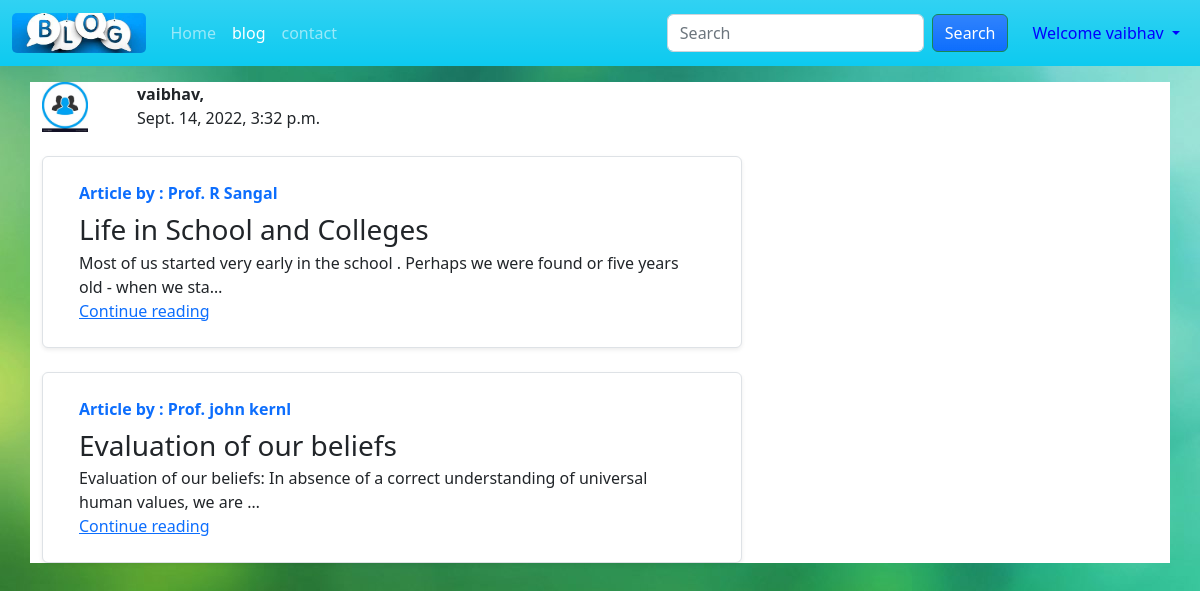
The app's page /profile (signed in) with its own data.
### myapp/models.py (models this page shows, shortened)
class Post(models.Model):
    sno = models.AutoField(primary_key=True)
    uname = models.CharField(max_length=30)
    title = models.CharField(max_length=60)
    content = models.TextField()
    author = models.CharField(max_length=60)
    slug = models.CharField(max_length=130)
    timestamp= models.DateTimeField(default=now)

### myapp/views.py (the view)
# urls.py: path('profile' , profile , name='profile'),
def profile(request):
    A = request.user.username
    alter = Post.objects.filter(uname = A)
    context = {'user':request.user , 'alter':alter}
    return render(request , 'blog/profile.html' , context)

### myapp/templates/blog/profile.html (shortened to what this page needs)
{% extends 'base.html' %}
{% block blogactive %} active {% endblock blogactive %}
{%load static %}
{% block body %}
<div class="container my-3" style="background-color:white ;">
    <div class="row my-3">
        <div class="col-md-1 "><img src="/static/user.jpg" alt="img" style="height: 50px;"></div>
        <div class="col-md-11 "><b> {{user.username}}, </b>
         <div> {{user.date_joined}}</div>
       </div>
     </div>
    <div class="container">
        {% for post in alter %}
     <div class="row no-gutters border rounded overflow-hidden flex-md-row my-4 shadow-sm h-md-250 position-relative container my-3" style="width: 700px;text-align: left;background-color: white;">
         <div class="col p-4 d-flex flex-column position-static">
           <strong class="d-inline-block mb-2 text-primary">Article by : {{post.author}}</strong>
           <div><h3 class="mb-0">{{ post.title }}</h3>
            </div>
           <p class="card-text mb-auto">{{post.content | truncatechars:100 }}</p>
           <div><a href="{{post.slug}}?sr='yes'" class="stretched-link">Continue reading</a></div>
         </div>
         <div class="col-auto d-none d-lg-block">
         </div>
       </div>
       {% endfor %}
     </div>
</div>
{% endblock body %}

### myapp/templates/base.html (shortened to what this page needs)
{% load static %}
<!DOCTYPE html>
<html lang="en">
<head>
    <link rel="stylesheet" href="{% static 'bootstrap-5.2.0-dist\css\bootstrap.min.css' %}">
</head>
<body>
  <nav class="navbar navbar-expand-lg navbar-dark bg-info bg-gradient">
    <div class="container-fluid">
      <a class="navbar-brand" href=""><img src="{% static 'index.jpg' %}" alt="" style="height: 40px; border-radius: 5px;"></a>
      <div class="collapse navbar-collapse" id="navbarSupportedContent">
        <ul class="navbar-nav me-auto mb-2 mb-lg-0">
          <li class="nav-item ">
            <a class="nav-link {% block homeactive %}{% endblock homeactive %}   " aria-current="" href="home">Home</a>
          </li>
          <li class="nav-item">
            <a class="nav-link {% block blogactive %}{% endblock blogactive %}" href="blog_home">blog</a>
          </li>
          <li class="nav-item ">
            <a class="nav-link {% block contactactive %}{% endblock contactactive %} " href="contact">contact</a>
          </li>
        </ul>
        <form method="get" action="search" class="d-flex mx-3
        " role="search">
          <input class="form-control me-2" type="search" placeholder="Search" aria-label="Search" name="query" id="query">
          <button class="btn btn-success bg-primary bg-gradient " type="submit">Search</button>
        </form>
<div>
  {% if user.is_authenticated %}
  <ul class="navbar-nav me-auto mb-2 mb-lg-0 ">
  <li class="nav-item dropdown ">
    <a class="nav-link dropdown-toggle " href="#" role="button" data-bs-toggle="dropdown" aria-expanded="false" style="color :blue;"> Welcome  {{request.user}}
    </a>
  </li></ul>
  {% else %}
      <button type="button" class="btn btn-success bg-primary bg-gradient " data-bs-toggle="modal" data-bs-target="#Register">
      Register
      </button>
  {% endif %}
</div>
      </div>
    </div>
  </nav>
      {% block body %}
      {% endblock body %}
</body>
</html>

### records on screen
Post: author "Prof. R Sangal", title "Life in School and Colleges", content "Most of us started very early in the school . Perhaps we were found or five years old - when we sta…"
Post: author "Prof. john kernl", title "Evaluation of our beliefs", content "Evaluation of our beliefs: In absence of a correct understanding of universal human values, we are …"

### other values on screen
{{ request.user }} "vaibhav"
{{ user.username }} "vaibhav"
{{ user.date_joined }} "Sept. 14, 2022, 3:32 p.m."
